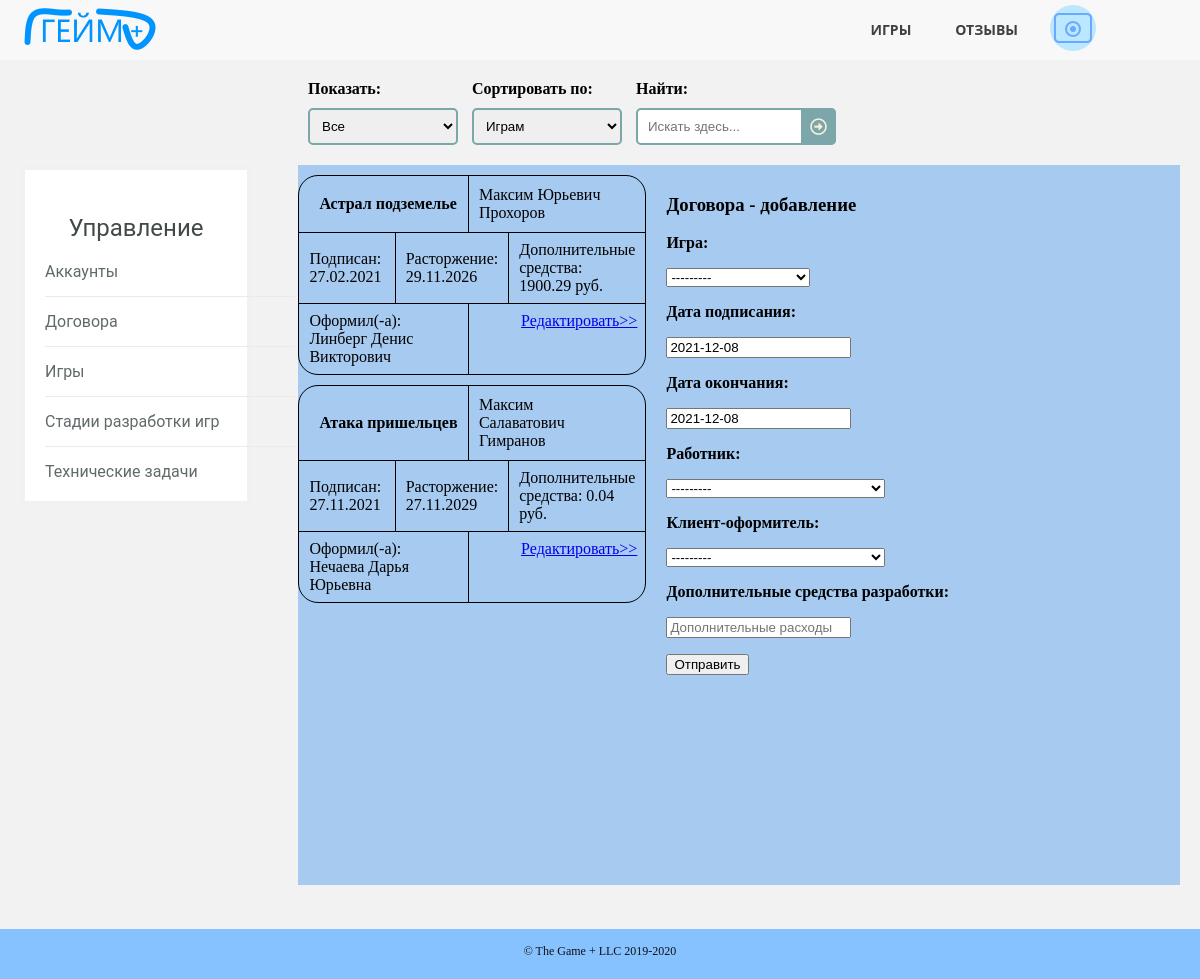
Page /contracts.html (signed in) on the earlier database version.
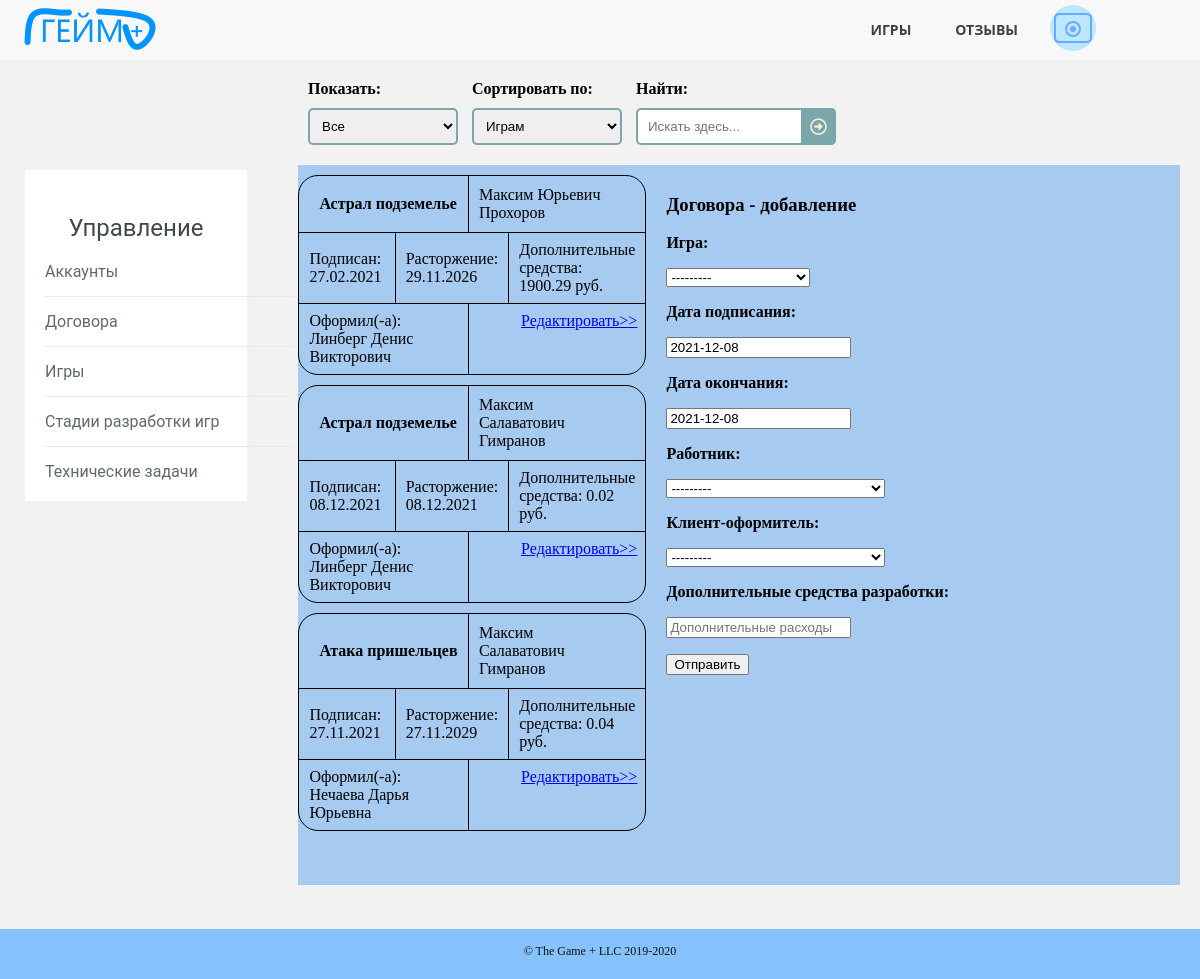
Same page on the later database version.
### gameplusapp/models.py (models this page shows)
class ContractOfDevelopment(models.Model):
    game_id = models.ForeignKey(Game, on_delete=models.CASCADE)
    conclusion_date = models.DateField(default=timezone.now())
    contract_end_date = models.DateField(default=timezone.now())
    client_id = models.ForeignKey(Employee, on_delete=models.CASCADE, related_name='client_id')
    employee_id = models.ForeignKey(Employee, on_delete=models.CASCADE, related_name='employee_id')
    development_full_price = models.DecimalField(max_digits=12, decimal_places=2)
    class Meta:
        ordering = ["game_id"]

class Game(models.Model):
    name = models.CharField(max_length=50)
    type = models.CharField(max_length=20)
    rate = models.CharField(max_length=10)
    rules = models.TextField(default=' ')
    release_date = models.DateField(default=timezone.now())
    site = models.CharField(max_length=63)
    number_of_rules = models.BooleanField(default=False)
    price = models.DecimalField(max_digits=12, decimal_places=2)
    development_budget = models.DecimalField(max_digits=12, decimal_places=2)
    picture = models.ImageField(upload_to="static/images/games", null=True, blank=True)
    class Meta:
        ordering = ["name"]
    def __str__(self):
        return self.name

class Employee(models.Model):
    MY_CHOICES = (
        ('a', 'Админ'),
        ('m', 'Мастер'),
        ('c', 'Клиент')
    )
    full_name = models.CharField(max_length=50)
    phone = models.CharField(max_length=11)
    access_level = models.CharField(max_length=1, choices=MY_CHOICES)
    email = models.CharField(max_length=30)
    login = models.CharField(max_length=30, unique=True)
    password = models.CharField(max_length=30)
    reg_date = models.DateTimeField(default=timezone.now())
    avatar = models.ImageField(upload_to="static/images/users", null=True, blank=True)
    class Meta:
        ordering = ["-reg_date"]
    def __str__(self):
        return self.full_name

### gameplusapp/views.py (the view, shortened to what this page needs)
# urls.py: path('contracts.html', ContractsPage.as_view()),
class ContractsPage(View):
    def get(self, request):
        new = 2
        message = ''
        g_contracts = get_contracts()
        form = ContractsInfoForm()
        if "id_user" not in request.session:
            return HttpResponseRedirect('login.html')
        g_avatar = get_del_account(request.session["id_user"]).avatar
        if "message" in request.session:
            if request.session["message"] == True:
                message = 'Доступ запрещён'
                request.session["message"] = False
        mod = "добавление"
        form.fields['employee_id'].queryset = (Employee.objects.filter(access_level__in=['a', 'm']))
        filtred = ContractsFilterForm(request.GET)
        if filtred.is_valid():
            if filtred.cleaned_data["search"]:
                g_contracts = g_contracts.filter(game_id__name__iregex=filtred.cleaned_data["search"])
            if filtred.cleaned_data["ordering"]:
                g_contracts = g_contracts.order_by(filtred.cleaned_data["ordering"])
        context = {
            'g_contracts': g_contracts,
            'filtred': filtred,
            'form': form,
            'mod': mod,
            'new': new,
            'message': message,
            'g_avatar': g_avatar
        }
        return render(request, 'contracts.html', context=context)

### gameplusapp/forms.py
class ContractsFilterForm(forms.Form):
    watching = forms.ChoiceField(required=False, widget=forms.Select(attrs={
        'class': 'sortsel'
    }), choices=[
        ["", "Все"],
        ["a", "Неподписанные"],
        ["b", "Действующие"],
        ["c", "Расторгнутые"]
    ])
    ordering = forms.ChoiceField(required=False, widget=forms.Select(attrs={
        'class': 'sortsel'
    }), choices=[
        ["game_id", "Играм"],
        ["conclusion_date", "Дате подписания"],
        ["contract_end_date", "Дате окончания срока действия"],
        ["employee_id", "Оформителям"]
    ])
    search = forms.CharField(label="Найти:", required=False, widget=forms.TextInput(attrs={
        'placeholder': 'Искать здесь...'
    }))

class ContractsInfoForm(forms.ModelForm):
    class Meta:
        model = ContractOfDevelopment
        fields = ['game_id', 'conclusion_date', 'contract_end_date', 'client_id', 'employee_id', 'development_full_price']
        widgets = {
            "development_full_price": forms.NumberInput(attrs={
                'placeholder': 'Дополнительные расходы, руб.'
            })
        }

### gameplusapp/templates/contracts.html (shortened to what this page needs)
<!DOCTYPE HTML>
<html>
	<head>
		<link rel="stylesheet" href="../static/css/pattern.css" />
		<link rel="stylesheet" href="../static/css/control.css" />
		<link rel="stylesheet" href="../static/css/contracts.css" />
	</head>
	<body>
		<header>
		  <nav>
		      <a href="/" class="logo"><img src="../static/images/logo.png" alt="логотип"></a>
			  <ul class="topmenu">
				<li><a href="/games.html">Игры</a></li>
				<li><a href="/reviews.html">Отзывы</a></li>
				<li><a class="submenu-link">
					{% if g_avatar == '' or g_avatar == None %}
					<img src="../static/images/avatar.png" alt="отсутствует аватарка">
					{% else %}
					<img src="../{{ g_avatar }}" alt="аватарка">
					{% endif %}
				</a>
				</li>
			  </ul>
		  </nav>
		</header>
        <section class="selections">
			<div class="functions">
				<form class="searchform" method="get">
					<div class="viewblock">
						<p><strong>Показать:</strong></p>
						<p>{{ filtred.watching }}</p>
					</div>
					<div class="sortblock">
						<p><strong>Сортировать по:</strong></p>
						<p>{{ filtred.ordering }}</p>
					</div>
					<div class="searchblock">
						<p><strong>Найти:</strong></p>
						<p>{{ filtred.search }}
						<button type="submit"></button></p>
					</div>
				</form>
			</div>
		</section>
		<section class="allgames">
			<div class="lists">
				<div class="sublinks">
					<div class="widget">
						<h3>Управление</h3>
						<ul>
						    {% if new >= 1 %}
							<li><a href="/control.html">Аккаунты</a></li>
							{% endif %}
						    <li><a href="/contracts.html">Договора</a></li>
							{% if new >= 1 %}
						    <li><a href="/allgames.html">Игры</a></li>
							{% endif %}
							<li><a href="/game_states.html">Стадии разработки игр</a></li>
							{% if new >= 1 %}
						    <li><a href="/alltasks.html">Технические задачи</a></li>
							{% endif %}
						</ul>
					</div>
				</div>
                <div class="games">
					{% for contract in g_contracts %}
					{% include 'contract_one.html' %}
					{% endfor %}
				</div>
				{% if new >= 1 and mod == "добавление" or mod == "редактирование" %}
				<div class="info">
					<div class="name">
						<h3>Договора - {{ mod }}</h3>
					</div>
					<div class="description">
						<p>
							<div class="noteblock">
								<form class="noteform" method="post" enctype="multipart/form-data">
								    <p><strong>Игра:</strong></p>
								    <p>{{ form.game_id }}</p>
									<p><strong>Дата подписания:</strong></p>
								    <p>{{ form.conclusion_date }}</p>
									<p><strong>Дата окончания:</strong></p>
								    <p>{{ form.contract_end_date }}</p>
									{% if new == 2 %}
									<p><strong>Работник:</strong></p>
								    <p>{{ form.employee_id }}</p>
									{% endif %}
									<p><strong>Клиент-оформитель:</strong></p>
								    <p>{{ form.client_id  }}</p>
									<p><strong>Дополнительные средства разработки:</strong></p>
								    <p>{{ form.development_full_price }}</p>
								    <p><button type="submit">Отправить</button></p>
								</form>
							</div>
						</p>
					</div>
				</div>
				{% endif %}
			</div>
		</section>
	</body>
	<footer>
		<div class="copyright">
			<span>&copy; The Game + LLC 2019-2020</span>
		</div>
	</footer>
</html>

### gameplusapp/templates/contract_one.html
{% block content %}
<div class="noteone">
    <div class="notetag">
        <div class="notename">
            <p>{{ contract.game_id }}</p>
        </div>
        <div class="noteemp">
            <p>{{ contract.employee_id }}</p>
        </div>
    </div>
    <div class="noteother">
        <div class="notestart">
            <p>Подписан: {{ contract.conclusion_date|date:"d.m.Y" }}</p>
        </div>
        <div class="noteend">
            <p>Расторжение: {{ contract.contract_end_date|date:"d.m.Y" }}</p>
        </div>
        <div class="notemoney">
            <p>Дополнительные средства: {{ contract.development_full_price }} руб.</p>
        </div>
    </div>
    <div class="notechange">
        <div class="noterate">
            <p>Оформил(-а): {{ contract.client_id }}</p>
        </div>
        <div class="more">
            <a href="/contracts.html/{{ contract.id }}">Редактировать>></a>
        </div>
    </div>
</div>
{% endblock %}

Differences in the rows shown:
added ContractOfDevelopment: game_id "Астрал подземелье", employee_id "Максим Салаватович Гимранов", conclusion_date "08.12.2021", contract_end_date "08.12.2021", development_full_price "0.02", client_id "Линберг Денис Викторович"
